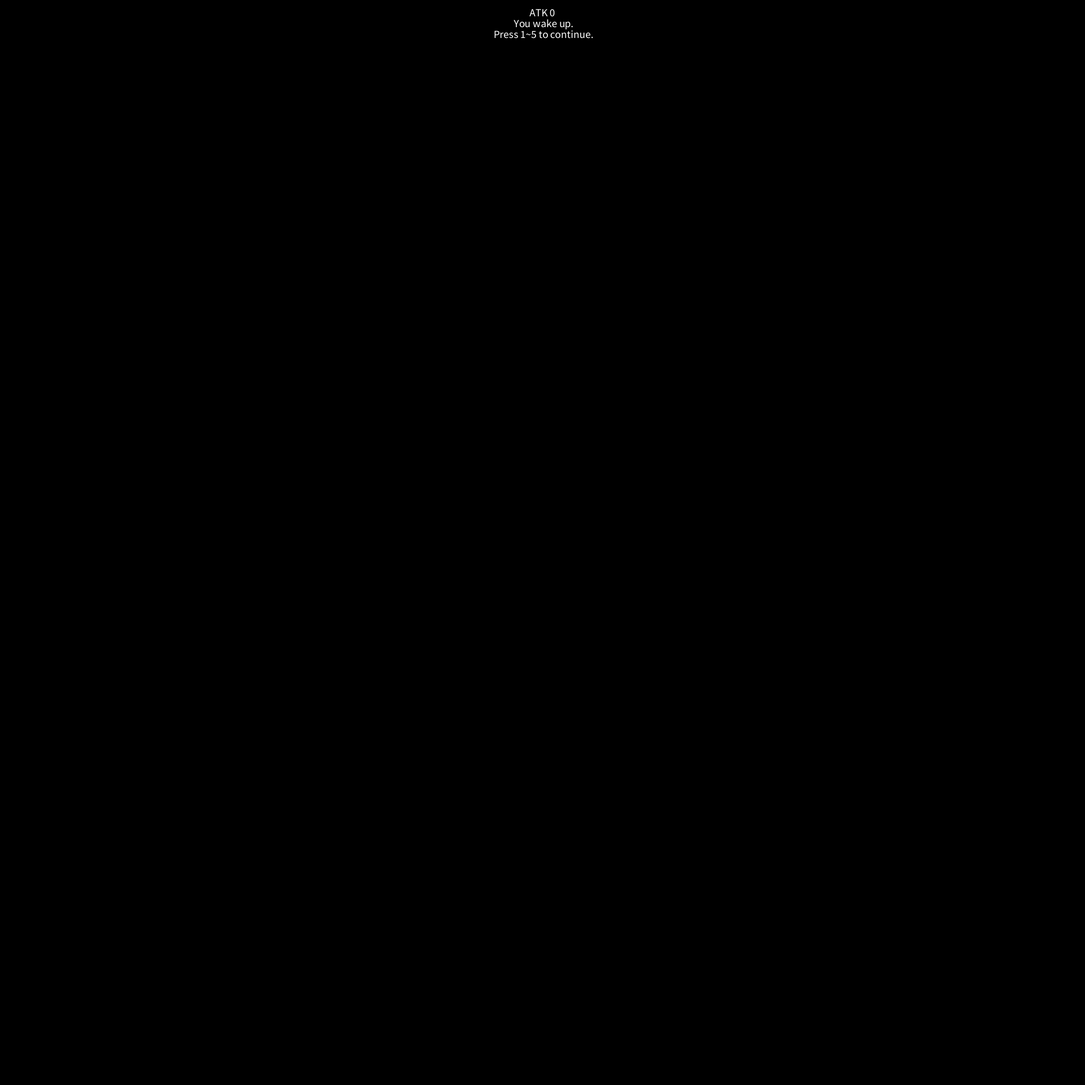
Frame 1 (no input)
Frame 60 (the mouse pressed at the canvas centre just before this capture): identical to frame 1, image omitted
Frame 120 (the mouse held since frame 60 and released just before this capture): identical to frame 1, image omitted

The Processing sketch that drew this single still picture (run headless with seeded random() and noise(); from frame 60 on, the mouse is pressed at the canvas centre):

// Processing sketch: WW2_game
// ── WW2_game.pde
// Wakes up, hears whistling, sees ???. Night Raid! To arms!... 1. Question him(???)2. To arms!(Readiness+100)
Decision d;
Level l;
void setup(){
 size(2000,2000); 
  d=new Decision();
  l=new Level();
}

void draw(){
 background(0,0,0);
d.dMade();
l.now();

}




void keyPressed(){
  print(keyCode);
 if ( keyCode==49)
 {d.dChange(1);
 l.dNow("1");
 }//dec1
 if(keyCode==50)
 {d.dChange(2);
 l.dNow("2");}//dec2
 if(keyCode==3)
 {d.dChange(3);
 l.dNow("3");}//dec3
 if(keyCode==4)
 {d.dChange(4);
 l.dNow("4");}//dec4
 if(keyCode==5)
 {d.dChange(5);
 l.dNow("5");}//fight
  if(keyCode==6)
 {d.dChange(6);
 l.dNow("16");}//end

}









//Readiness:0
//Luck:10
//Agility:10
//Lives:1
//Strength:100

// ── Decision.pde
public class Decision{
 int decision=0;
 int x;
  int y;
  
  
  
  public void dMade(){
   if (decision==1)
 {x=1;
 }
  if (decision==2)
  {x=2;
  }
  if (decision==3)
  {x=3;
  }
  if (decision==4)
 {x=4;
 }
  if (decision==5)
{x=5;
}
}
 public void dChange(int dC){
  decision=dC;
  }
}

// ── Enemies.pde
public class Enemies{

}

// ── Level.pde
public class Level{
  boolean lvl0=true;
  int stage;
  int d=0;
  String drn;
 String k=("none");
  String sto="0";
  String atk="ATK 0";
  float attk=0;
  float atc=attk;
  float ran=random(0.5,1.5);
  int loop=0;
  
 public void now(){
  // while(lvl0=true){
    textSize(20);
       textAlign(CENTER);
       text(atk,1000,30);
     if( stage==0||stage==1||stage==2){ 
       textSize(20);
       textAlign(CENTER);
       text(" You wake up.",1000,50);
       text(" Press 1~5 to continue.",1000,70);}
  if( stage==1||stage==2){ 
       textSize(20);
       textAlign(CENTER);
       text(" You hear whistling.",1000,90);
      }
      if(stage==2){
              textSize(20);
       textAlign(CENTER);
       text(" Make your decision.",1000,110);
      }
  if(stage==3){
              textSize(20);
       textAlign(CENTER);
       text("NIGHT RAID!",1000,130);
      }
       if(stage==4){
              textSize(20);
       textAlign(CENTER);
       text("IGNORE(2)",1800,130);
        textSize(20);
       textAlign(CENTER);
       text("TO ARMS!!!(1)",200,130);}
       if(stage==5){
       if(drn=="1"){ 
         textSize(20);
       textAlign(CENTER);
       text("Atk+100",200,150);
       sto="a";
       atk="ATK 100";
       attk=100;
       }else if(drn=="2"){
          textSize(20);
       textAlign(CENTER);
       text("Atk-100",1800,150);
       sto="b";
       }
      }
      if(stage==6){
       if(sto=="a"){ 
         textSize(20);
       textAlign(RIGHT);
       text("You wake up, next to a campfire. American soldiers are in sight, they fire shots at you, you...",800,150);
       }else if(sto=="b"){
          textSize(20);
       textAlign(CENTER);
       text("Are you sure? you just lost ur Atk by 100...",1500,150);
       }
      } 
      if(stage==7){
       if(sto=="a"){ 
         textSize(20);
       textAlign(CENTER);
       text("Open fire(1).(Enemy team: DEF 0 HP 70)",200,170);
       text("Do nothing(2).",1800,170);

       }else if(sto=="b"){
          textSize(20);
       textAlign(CENTER);
       text("You can always change your mind...",1500,150);
       }
      }
      if(stage==8){if(loop==0){attk=attk*ran;loop=loop+1;}
        if(drn=="1"){ sto="aa";}
       if(sto=="aa"){ 
          
        
        if(attk<70){
          textSize(20);
       textAlign(CENTER);
       text("You dealt"+attk+"damage."+"You Ded.",200,170);
       
       }else{
       textSize(20);
       textAlign(CENTER);
       text("You dealt"+attk+"damage."+"You won.",200,170);
   
     }  
    if(sto=="b"){
          textSize(20);
       textAlign(CENTER);
       text("Do you want to ",1500,170);
       }
      }
      }
  }
 
    
 //  }
 
 
   
 
 public void dNow(String k){
   drn=k;
   if(drn=="1"){stage=stage+1;
  
   }
    if(drn=="2"){stage=stage+1;
  
   }
  }
 }
